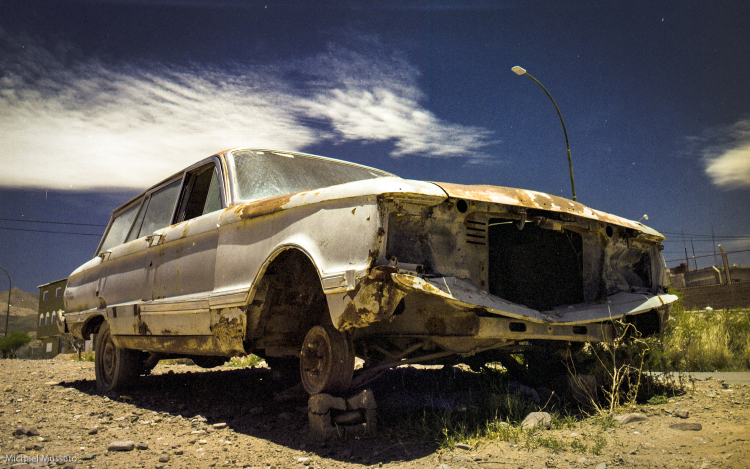
#> input picture tests/fixtures/LOCAL/2019-12-20-0010_raw_ME_WB.jpg, 1500 x 938 px (shown at 1/2 size)
$ python -i image.py   (imports and definitions only)
#> lines starting #> are read from the running program, lines starting #| are printed output that depends on the picture
import sys
import argparse
import pathlib
import random
import time
import os
import datetime

from PIL import Image, ImageOps, ImageFilter, ImageEnhance, ImageFont, ImageDraw
# from pillow_lut import load_cube_file

from inky.auto import auto
from inky import Inky7Colour
# from inky.inky import Inky
from inky.mock import InkyMockImpression
import logging

__author__ = "Michael Mussato"
__copyright__ = "Michael Mussato"
__license__ = "MIT"

_logger = logging.getLogger(__name__)


SATURATION = 0.0
SHOW_PATH = False

FORCE_ORIENTATION = True
ORIENTATION_ = ["square", "portrait", "landscape", "portrait_reverse", "landscape_reverse"]


pimo_downvoted = r'/home/pi/pimo_downvoted'
pimo_current = r'/home/pi/pimo_current'
pimo_history = r'/home/pi/pimo_history'


# ---- Python API ----


# [38 lines that did not run here, left out]


def get_rand_image(
        force_aspect: bool,
        frame_orientation: str,
        search_dir: pathlib.Path = pathlib.Path("/home/pi/images"),
) -> pathlib.Path:

    while not pathlib.Path(search_dir).exists():
        _logger.info(f"No images folder found ({search_dir}).\nRetrying in 10 seconds...\n")
        time.sleep(10)

    _logger.info(f'Images folder found at {search_dir}.')

    # while True:
    _logger.info('Searching...')

    jpg = list(pathlib.Path(f"{search_dir}").rglob("*.[jJpP][pPnN][gG]"))

    while True:
        choice = random.choice(jpg)

        img = Image.open(choice)
        size = img.size

        if size[0] > size[1]:  # landscape
            orientation = 'landscape'
        elif size[0] < size[1]:  # portrait
            orientation = 'portrait'
        else:  # square
            orientation = 'square'

        _logger.info(f'Image orientation is {orientation} ({size[0]} x {size[1]})')
        _logger.info(f'Frame orientation is {frame_orientation}')

        if force_aspect:
            if orientation == 'square' \
                    or orientation == frame_orientation:
                break
        else:
            break

    return choice


def bg_black() -> Image:
    inky = auto(ask_user=True, verbose=True)
    return Image.new(mode='RGB', size=inky.resolution, color=(0, 0, 0))


def bg_white() -> Image:
    inky = auto(ask_user=True, verbose=True)
    return Image.new(mode='RGB', size=inky.resolution, color=(255, 255, 255))


# [316 lines left out: functions clear_inky, test_bars, get_image_from_file, set_inky_image, parse_args, setup_logging and 1 more, not called in this run]


def run():
    main(sys.argv[1:])


# [2 lines not run here, left out]

>>> import cv2
>>> picture = cv2.imread('../tests/fixtures/LOCAL/2019-12-20-0010_raw_ME_WB.jpg', cv2.IMREAD_GRAYSCALE)
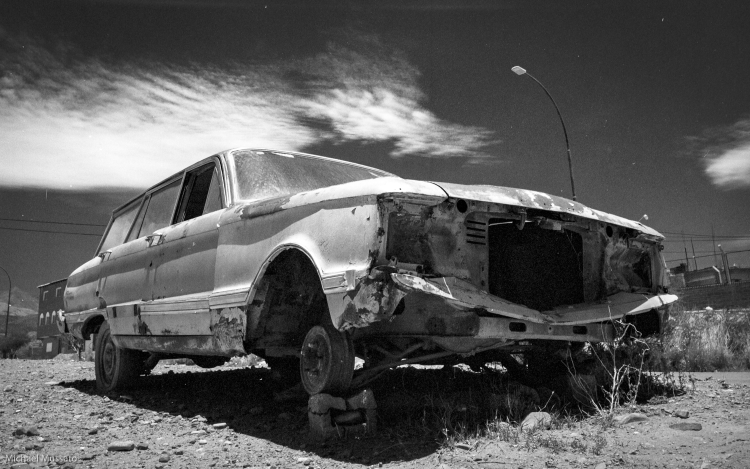
#> picture: shape (938, 1500) (shown at 1/2 size); min 0, max 255, mean 91.4
#> (the run stopped early here; a loop or call above may not have finished)
